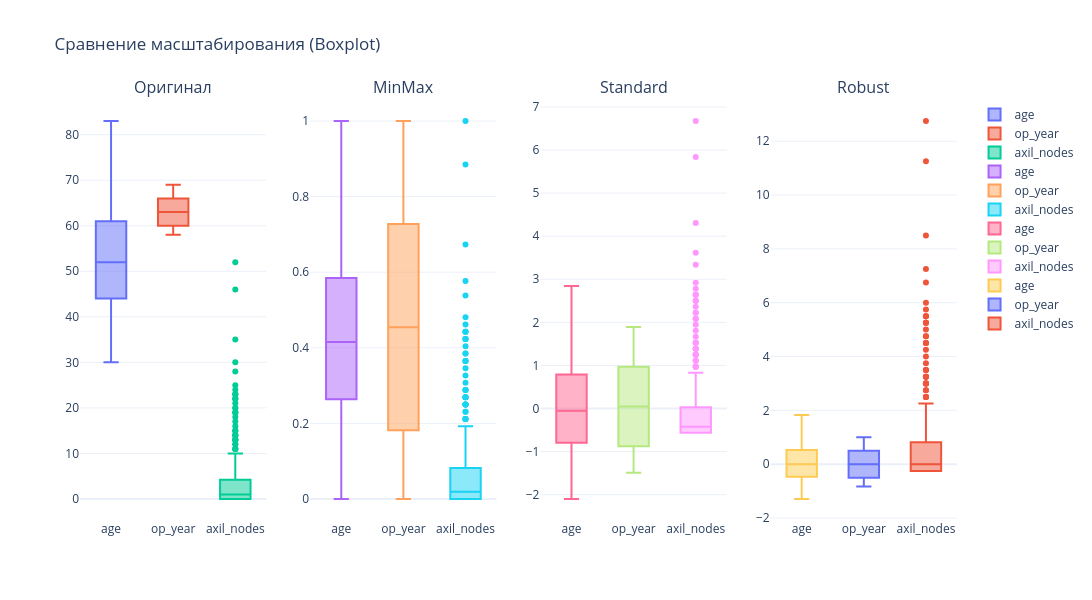

Here is the notebook cell this chart was saved with:
### Markdown cell above
## Масштабирование

### Code cell
X_original = X.select_dtypes(include=[np.number]).copy()

scalers = {
    'MinMax': MinMaxScaler(),
    'Standard': StandardScaler(),
    'Robust': RobustScaler()
}

scaled_data = {}

for name, scaler in scalers.items():
    scaled_data[name] = scaler.fit_transform(X_original)

# Построим boxplot в Plotly
fig = make_subplots(
    rows=1, cols=len(scalers)+1,
    subplot_titles=['Оригинал'] + list(scalers.keys()),
    horizontal_spacing=0.05
)

# Оригинал
for i, col in enumerate(X_original.columns):
    fig.add_trace(
        go.Box(y=X_original[col], name=col, boxpoints='outliers'),
        row=1, col=1
    )

# Масштабированные
for j, (name, data_scaled) in enumerate(scaled_data.items()):
    df_scaled = pd.DataFrame(data_scaled, columns=X_original.columns)
    for i, col in enumerate(df_scaled.columns):
        fig.add_trace(
            go.Box(y=df_scaled[col], name=col, boxpoints='outliers'),
            row=1, col=j+2
        )

fig.update_layout(
    title_text="Сравнение масштабирования (Boxplot)",
    height=600,
    width=1200,
    template='plotly_white'
)
fig.show()

### Figure 1 — Plotly figure (JSON) as saved in the notebook; plotly's stock layout.template omitted (floating-point values rounded to 4 significant figures; data arrays with more than 128 entries replaced by an {"elided": "..."} marker saying what was removed)
{"data": [{"boxpoints": "outliers", "name": "age", "type": "box", "xaxis": "x", "y": {"elided": "305 float values"}, "yaxis": "y"}, {"boxpoints": "outliers", "name": "op_year", "type": "box", "xaxis": "x", "y": {"elided": "305 float values"}, "yaxis": "y"}, {"boxpoints": "outliers", "name": "axil_nodes", "type": "box", "xaxis": "x", "y": {"elided": "305 float values"}, "yaxis": "y"}, {"boxpoints": "outliers", "name": "age", "type": "box", "xaxis": "x2", "y": {"elided": "305 float values"}, "yaxis": "y2"}, {"boxpoints": "outliers", "name": "op_year", "type": "box", "xaxis": "x2", "y": {"elided": "305 float values"}, "yaxis": "y2"}, {"boxpoints": "outliers", "name": "axil_nodes", "type": "box", "xaxis": "x2", "y": {"elided": "305 float values"}, "yaxis": "y2"}, {"boxpoints": "outliers", "name": "age", "type": "box", "xaxis": "x3", "y": {"elided": "305 float values"}, "yaxis": "y3"}, {"boxpoints": "outliers", "name": "op_year", "type": "box", "xaxis": "x3", "y": {"elided": "305 float values"}, "yaxis": "y3"}, {"boxpoints": "outliers", "name": "axil_nodes", "type": "box", "xaxis": "x3", "y": {"elided": "305 float values"}, "yaxis": "y3"}, {"boxpoints": "outliers", "name": "age", "type": "box", "xaxis": "x4", "y": {"elided": "305 float values"}, "yaxis": "y4"}, {"boxpoints": "outliers", "name": "op_year", "type": "box", "xaxis": "x4", "y": {"elided": "305 float values"}, "yaxis": "y4"}, {"boxpoints": "outliers", "name": "axil_nodes", "type": "box", "xaxis": "x4", "y": {"elided": "305 float values"}, "yaxis": "y4"}], "layout": {"annotations": [{"font": {"size": 16}, "showarrow": false, "text": "Оригинал", "x": 0.1062, "xanchor": "center", "xref": "paper", "y": 1, "yanchor": "bottom", "yref": "paper"}, {"font": {"size": 16}, "showarrow": false, "text": "MinMax", "x": 0.3688, "xanchor": "center", "xref": "paper", "y": 1, "yanchor": "bottom", "yref": "paper"}, {"font": {"size": 16}, "showarrow": false, "text": "Standard", "x": 0.6313, "xanchor": "center", "xref": "paper", "y": 1, "yanchor": "bottom", "yref": "paper"}, {"font": {"size": 16}, "showarrow": false, "text": "Robust", "x": 0.8938, "xanchor": "center", "xref": "paper", "y": 1, "yanchor": "bottom", "yref": "paper"}], "height": 600, "title": {"text": "Сравнение масштабирования (Boxplot)"}, "width": 1200, "xaxis": {"anchor": "y", "domain": [0, 0.2125]}, "xaxis2": {"anchor": "y2", "domain": [0.2625, 0.475]}, "xaxis3": {"anchor": "y3", "domain": [0.525, 0.7375]}, "xaxis4": {"anchor": "y4", "domain": [0.7875, 1]}, "yaxis": {"anchor": "x", "domain": [0, 1]}, "yaxis2": {"anchor": "x2", "domain": [0, 1]}, "yaxis3": {"anchor": "x3", "domain": [0, 1]}, "yaxis4": {"anchor": "x4", "domain": [0, 1]}}}
